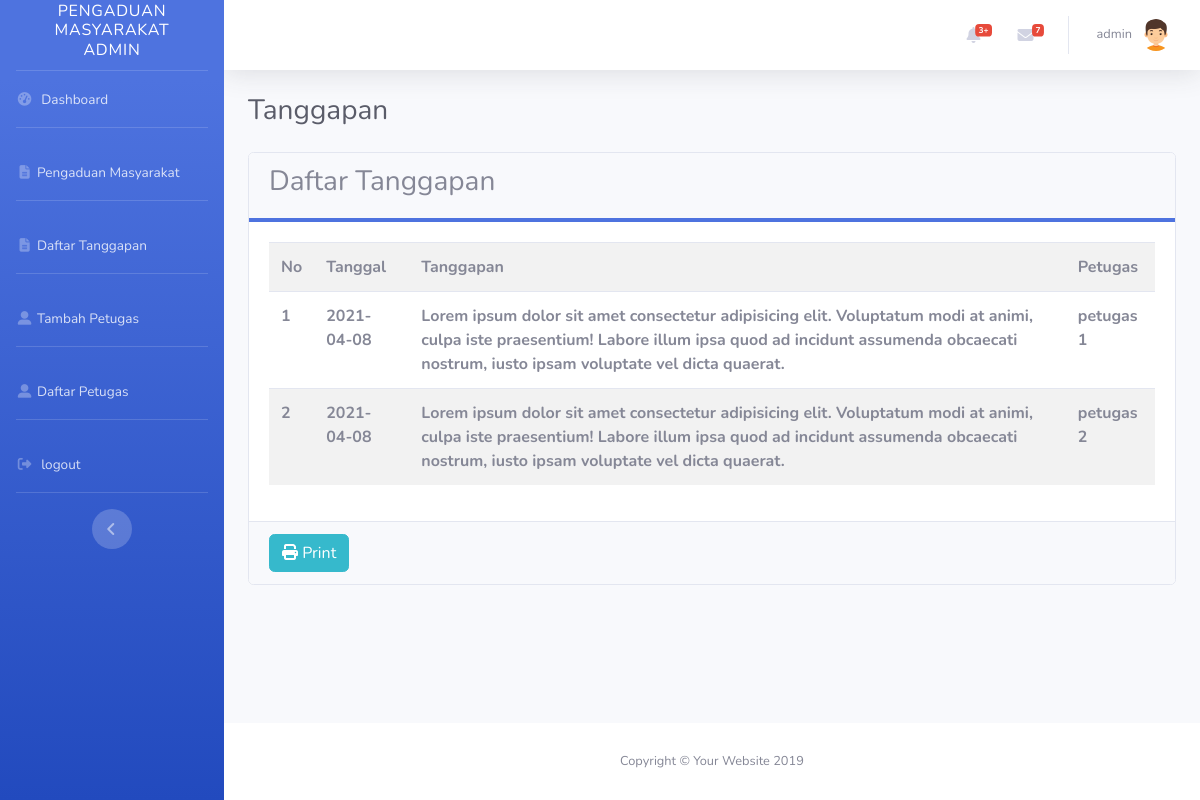
The page /petugas/index.php?page=daftar_tanggapan (signed in) on the database its author committed.
### tables this page shows
CREATE TABLE `tanggapan` (
  `id_tanggapan` int(11) NOT NULL,
  `id_pengaduan` int(11) DEFAULT NULL,
  `tgl_tanggapan` date DEFAULT NULL,
  `tanggapan` text DEFAULT NULL,
  `id_petugas` int(11) DEFAULT NULL
);

CREATE TABLE `petugas` (
  `id_petugas` int(11) NOT NULL,
  `nama_petugas` varchar(35) DEFAULT NULL,
  `username` varchar(25) DEFAULT NULL,
  `password` varchar(32) DEFAULT NULL,
  `telp` varchar(13) DEFAULT NULL,
  `level` enum('admin','petugas') DEFAULT NULL
);

### petugas/daftar_tanggapan.php (the view)
<div class="d-sm-flex align-items-center justify-content-between mb-4">
            <h1 class="h3 mb-0 text-gray-800">Tanggapan</h1>
</div>
<div class="row">
  <div class="col-12">
    <div class="card">
      <div class="card-header border-bottom-primary text-gray">
         <h3>Daftar Tanggapan</h3>
      </div>
      <div class="card-body">
            <table class="table table-striped">
                <tr>
                    <th>No</th>
                    <th>Tanggal</th>
                    <th>Tanggapan</th>
                    <th>Petugas</th>
</tr>
    <?php
        $no = 0;
        $daftar_tanggapan = mysqli_query($konek,"SELECT * FROM tanggapan INNER JOIN petugas ON tanggapan.id_petugas = petugas.id_petugas ORDER BY id_tanggapan ASC");
        while ($data = mysqli_fetch_array($daftar_tanggapan)) {
            $no++;
    ?>
                <tr>
                    <th><?php echo $no;?></th>
                    <th><?php echo $data['tgl_tanggapan'];?></th>
                    <th><?php echo $data['tanggapan'];?></th>
                    <th><?php echo $data['nama_petugas'];?></th>
                </tr>
    <?php
        }
    ?>
            </table>
      </div>
      <div class="card-footer">
        <a href="print_daftar_tanggapan.php" target="_blank" class="btn btn-info"><i class="fa fa-print"></i> Print</a>
      </div>
    </div>
  </div>
</div>

### rows shown on the page
tanggapan: tgl_tanggapan "2021-04-08", tanggapan "Lorem ipsum dolor sit amet consectetur adipisicing elit. Voluptatum modi at animi, culpa iste praesentium! Labore illum ipsa quod ad incidunt assumenda obcaecati nostrum, iusto ipsam voluptate vel dicta quaerat.", id_petugas.nama_petugas "petugas 1"
tanggapan: tgl_tanggapan "2021-04-08", tanggapan "Lorem ipsum dolor sit amet consectetur adipisicing elit. Voluptatum modi at animi, culpa iste praesentium! Labore illum ipsa quod ad incidunt assumenda obcaecati nostrum, iusto ipsam voluptate vel dicta quaerat.", id_petugas.nama_petugas "petugas 2"

### other values the page prints
$_SESSION['petugas']['nama_petugas'] "admin"
